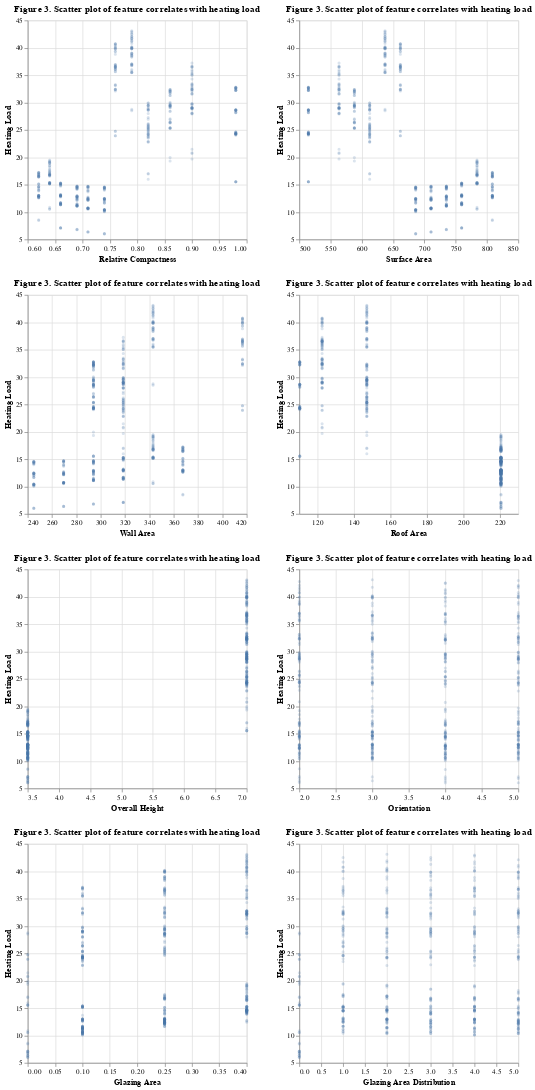

Notebook source saved alongside this figure:
### Code cell
# pairwsie scatter plots

scatter1 = alt.Chart(train_df,
                    title = 'Figure 3. Scatter plot of feature correlates with heating load').mark_point(opacity = 0.2,
                                       size = 5).encode(
    alt.X (alt.repeat(),
           type = 'quantitative',
           scale = alt.Scale(zero = False)),
    alt.Y('Heating Load',
          scale = alt.Scale(zero = False))
    ).properties(
    width = 300,
    height = 300
    ).repeat(
    repeat = feats,
        columns = 2
    )
scatter1

### Figure 1 — Vega-Lite specification as saved in the notebook (floating-point values rounded to 4 significant figures; data arrays with more than 128 entries replaced by an {"elided": "..."} marker saying what was removed)
{"$schema": "https://vega.github.io/schema/vega-lite/v4.17.0.json", "columns": 2, "config": {"view": {"continuousHeight": 300, "continuousWidth": 400}}, "datasets": {"data-6f853e7087029a474ca9fa67d7e519bb": {"elided": "537 records"}}, "repeat": ["Relative Compactness", "Surface Area", "Wall Area", "Roof Area", "Overall Height", "Orientation", "Glazing Area", "Glazing Area Distribution"], "spec": {"data": {"name": "data-6f853e7087029a474ca9fa67d7e519bb"}, "encoding": {"x": {"field": {"repeat": "repeat"}, "scale": {"zero": false}, "type": "quantitative"}, "y": {"field": "Heating Load", "scale": {"zero": false}, "type": "quantitative"}}, "height": 300, "mark": {"opacity": 0.2, "size": 5, "type": "point"}, "title": "Figure 3. Scatter plot of feature correlates with heating load", "width": 300}}
